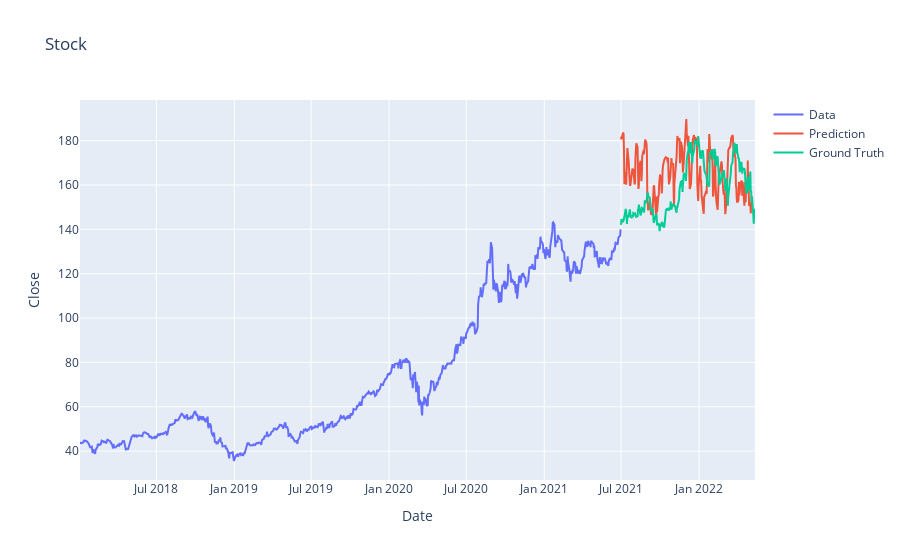

Source (notebook cell):
### Code cell
train = train_price.reshape((-1))
test = test_price.reshape((-1))
prediction = prediction.reshape((-1))

trace1 = go.Scatter(
    x=date_train,
    y=train,
    mode='lines',
    name='Data'
)
trace2 = go.Scatter(
    x=date_test,
    y=prediction,
    mode='lines',
    name='Prediction'
)
trace3 = go.Scatter(
    x=date_test,
    y=test,
    mode='lines',
    name='Ground Truth'
)
layout = go.Layout(
    title="Stock",
    xaxis={'title': "Date"},
    yaxis={'title': "Close"}
)

#close_data = close_data.reshape((-1))
fig = go.Figure(data=[trace1, trace2, trace3], layout=layout)
fig.show()

### Figure 1 — Plotly figure (JSON) as saved in the notebook; plotly's stock layout.template omitted (floating-point values rounded to 4 significant figures; data arrays with more than 128 entries replaced by an {"elided": "..."} marker saying what was removed)
{"data": [{"mode": "lines", "name": "Data", "type": "scatter", "x": {"elided": "880 str values"}, "y": {"elided": "880 float values"}}, {"mode": "lines", "name": "Prediction", "type": "scatter", "x": {"elided": "222 str values"}, "y": {"elided": "215 float values"}}, {"mode": "lines", "name": "Ground Truth", "type": "scatter", "x": {"elided": "222 str values"}, "y": {"elided": "220 float values"}}], "layout": {"title": {"text": "Stock"}, "xaxis": {"title": {"text": "Date"}}, "yaxis": {"title": {"text": "Close"}}}}
